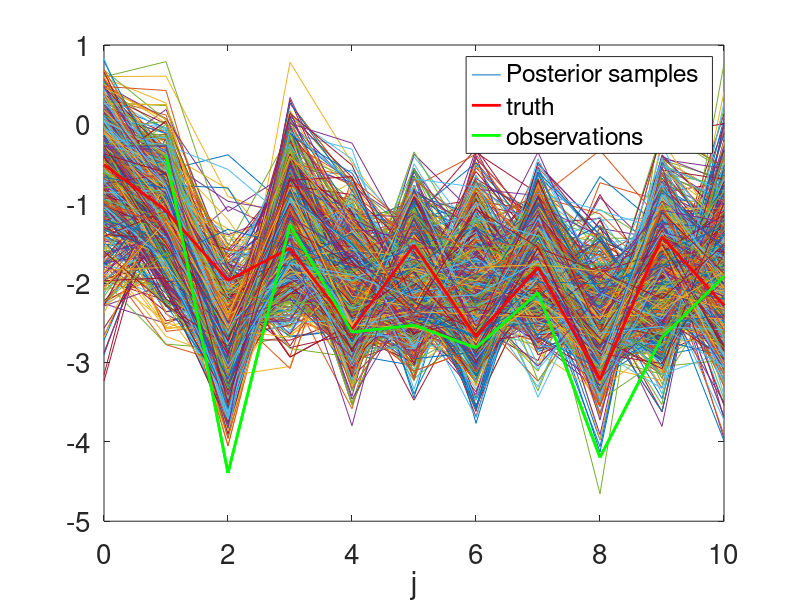
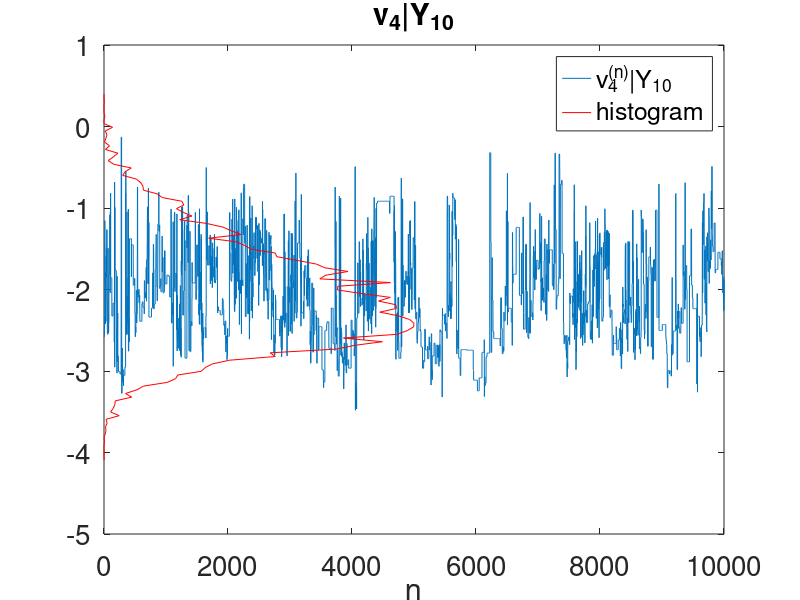
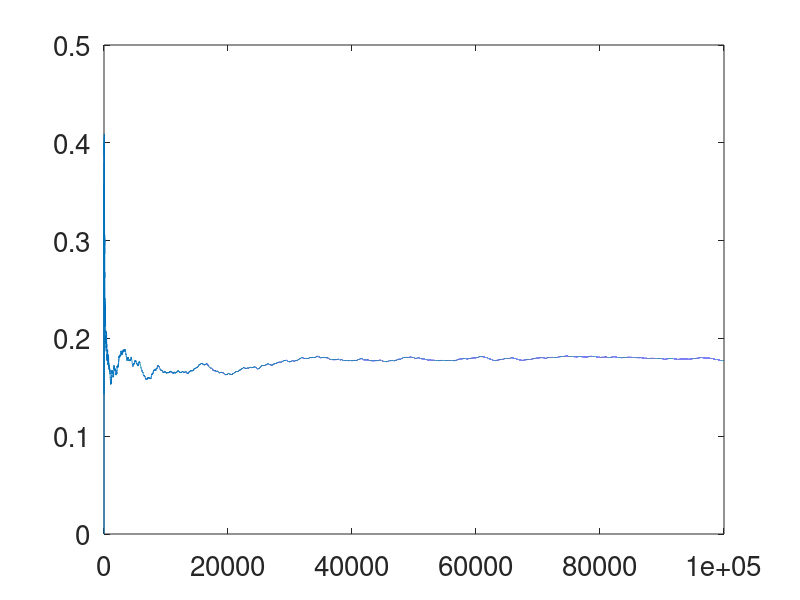
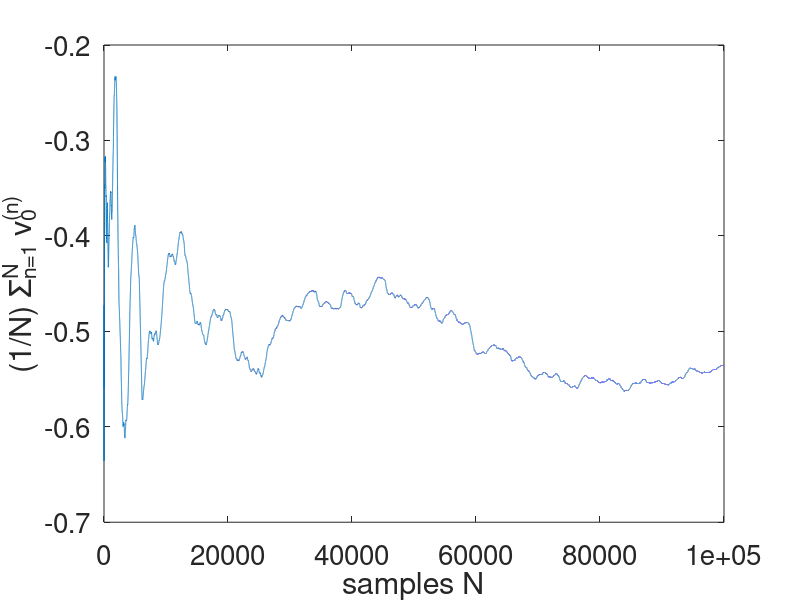

Here is the MATLAB script that generated these plots, in order:
clear;set(0,'defaultaxesfontsize',20);format long
%%% p5.m MCMC pCN Dynamics algorithm for
%%% sin map (Ex. 1.3) with noise
%% setup

J=10;% number of steps
alpha=2.5;% dynamics determined by alpha
gamma=1;% observational noise variance is gamma^2
sigma=1;% dynamics noise variance is sigma^2
C0=1;% prior initial condition variance
m0=0;% prior initial condition mean
sd=10;rng(sd);% Choose random number seed
 
%% truth

ut=[sqrt(C0)*randn,sigma*randn(1,J)];% truth noise sequence
vt(1)=ut(1);% truth initial condition 
Phi=0;
for j=1:J
    vt(j+1)=alpha*sin(vt(j))+ut(j+1);% create truth
    y(j)=vt(j+1)+gamma*randn;% create data
    % calculate log likelihood phi(u;y) from (1.11)
    Phi=Phi+1/2/gamma^2*(y(j)-vt(j+1))^2;
end

%% solution
% Markov Chain Monte Carlo: N forward steps of the
% Markov Chain on R^{J} with truth initial condition
N=1e5;% number of samples
V=zeros(N,J+1);
beta=0.2;% step-size of pCN walker 
u=ut;v=vt;% truth initial condition (or update Phi)
n=1; bb=0; rat=0;
m=[m0,zeros(1,J)];
while n<=N 
    iota=[sqrt(C0)*randn,sigma*randn(1,J)];% Gaussian prior sample        
    w=m+sqrt(1-beta^2)*(u-m)+beta*iota;% propose sample from the pCN walker 
    vv(1)=w(1);
    Phiprop=0;    
    for j=1:J
        vv(j+1)=alpha*sin(vv(j))+w(j+1);% create path
        Phiprop=Phiprop+1/2/gamma^2*(y(j)-vv(j+1))^2;
    end
    
    if rand<exp(Phi-Phiprop)% accept or reject proposed sample
        u=w;v=vv;Phi=Phiprop;bb=bb+1;% update the Markov chain
    end    
       rat(n)=bb/n;% running rate of acceptance
       V(n,:)=v;% store the chain
       n=n+1;
end
%plot samples, truth, observations
figure;nn=round(rand*N);plot([0:J],V(nn,:));hold;plot([0:J],vt,'r','Linewidth',2);
plot([1:J],y,'g','Linewidth',2);for b=1:1e3; nn=round(rand*N);plot([0:J],V(nn,:));end
plot([0:J],vt,'r','Linewidth',2);plot([1:J],y,'g','Linewidth',2);hold
xlabel('j');legend('Posterior samples','truth','observations')
% trace plot and histogram
jay=J/2;[rho,ex]=hist(V(:,jay),100);figure;plot(V(1:1e4,jay));hold 
plot(rho*5e3/max(rho),ex,'r');title(strcat('v_{',num2str(jay-1),'}|Y_{',num2str(J),'}'))
legend(strcat('v^{(n)}_{',num2str(jay-1),'}|Y_{',num2str(J),'}'),'histogram');xlabel('n')
figure;plot(rat)
figure;plot(cumsum(V(1:N,1))./[1:N]')
xlabel('samples N')
ylabel('(1/N) \Sigma_{n=1}^N v_0^{(n)}')




